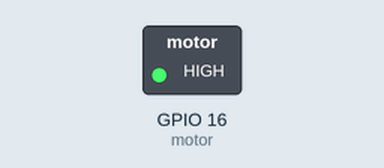
A program run on a simulated ESP32 board running MicroPython. Parts: switched loads named in the program (green lamp = pin HIGH). Dashed ring = blinking.

Above: at 0.13 s.
Timing chart, 0 to 3.0 s (numbered marks = the images above):
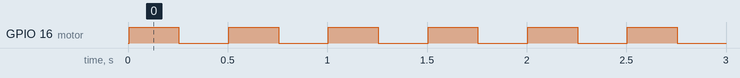

Measured:
- by itself, GPIO 16 (motor): alternates HIGH for 0.25 s and LOW for 0.25 s

The program:

Control_de_Motor_con_Interrupci_n_de_Temporizador.py
```python
from machine import Pin, Timer

motor = Pin(16, Pin.OUT)


ciclo_trabajo = 50 ##(50%)
contador = 0


def generar_pwm(t):
    global contador
    if contador < ciclo_trabajo:
        motor.value(1)
    else:
        motor.value(0)

    contador += 1
    if contador >= 100:  # Reinicio del ciclo cada 100 interrupciones (100 * 10 ms = 1000 ms)
        contador = 0

# Configuración del temporizador en modo periódico
temporizador = Timer(0)
temporizador.init(period=5, mode=Timer.PERIODIC, callback=generar_pwm)
```
